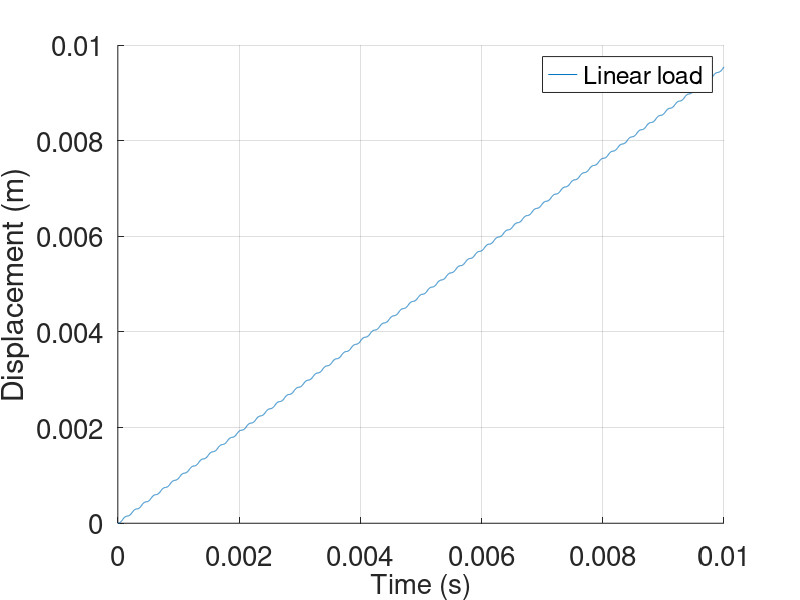

Write MATLAB code to recreate this figure.
clear all; close; clc;
%% step 1
n = 0; % step
t = 0; % time

%% step 2 - set all nodal displacements to zero
nel = 5;                    % number of elements
nnodes = nel*4 - (nel - 1); % total number of nodes
u = zeros(nnodes,1);        % global displacement vector     
v_half = zeros(nnodes,1);        % global velocity vector     

%% step 3 - initial stress BC
sigma_0 = zeros(nnodes,1);  % global initial stress  
BCs = [1 0];              % setting boundary condition [node | value]
alldof = linspace(1, nnodes, nnodes);
freedof = alldof;
for i = 1 : size(BCs,1)
    freedof(BCs(i,1)) = BCs(i,2);
end

%% step 4 - compute mass matrix
E = 70e9;                     % Youngs modulus
t_max = 0.01;                 % max time interval
alpha = 0.9;                  % value of alpha to get delta_t
b = 9.81;                     % gravity/body weight in m/s2
rho = 2700;                   % density in kg/m3
area = 300e-6;                % initial cross sectional area in m2
length = 200e-3;              % initial length of the rod in m
he = length/nel;              % elemental length
mass_e = zeros(4,4);          % elemental mass matrix
crit_t = 1e-6;                % critical time interval
a_n = zeros(nnodes, 1);       % acceleration matrix pre allocation

for i = 1 : 4 % Integration 4 Gauss points
    x_gauss = [-0.861136, -0.339981, 0.339981, 0.861136];
    w_gauss = [0.347855, 0.652145, 0.652145, 0.347855];
    x = x_gauss(i); w = w_gauss(i);
    
    % shape function and derivative
    N = 1/16*[-9*x^3 + 9*x^2 + x - 1, 27*x^3 - 9*x^2 - 27*x + 9, -27*x^3 - 9*x^2 + 27*x + 9, 9*x^3 + 9*x^2 - x - 1];
    mass_e =  mass_e + rho*area*N'*N*w*he/2;
end

% diagonalize mass matrix
mass_e = sum(mass_e(1,:))*[1 0 0 0; 0 0 0 0; 0 0 0 0; 0 0 0 0] +...
         sum(mass_e(2,:))*[0 0 0 0; 0 1 0 0; 0 0 0 0; 0 0 0 0] +...
         sum(mass_e(3,:))*[0 0 0 0; 0 0 0 0; 0 0 1 0; 0 0 0 0] +...
         sum(mass_e(4,:))*[0 0 0 0; 0 0 0 0; 0 0 0 0; 0 0 0 1];

% assembly global mass matrix
mass_global = zeros(nnodes, nnodes);
for i = 1 : nel
    loc = (i - 1)*3 + [1 2 3 4];
    mass_global(loc, loc) = mass_global(loc, loc) + mass_e;
end

%% step 5 - compute force (stress update) subroutine

t_vector = zeros(1e4,1);
u_vector = zeros(1e4,1);
v_vector = zeros(1e4,1);
a_vector = zeros(1e4,1);
cond = false;
cycle_number = 1;

while cond == false
    % first sub-step
    t_vector(cycle_number) = t;
    u_vector(cycle_number) = u(end);
    v_vector(cycle_number) = v_half(end);
    a_vector(cycle_number) = a_n(end);

    local_displacement = zeros(nel, 4); % elemental displacement at step n
    local_velocity = zeros(nel, 4);     % elemental velocity at step n_half
    
    % second sub-step: Loop over elements e = 1 to ne
    
    % "gather" element nodal displacements and velocities
    for i = 1 : nel
        loc = (i - 1)*3 + [1 2 3 4];
        local_displacement(i, :) = u(loc);
        local_velocity(i, :) = v_half(loc);
    end
    
    % pre-allocating internal and external elemental force vectors
    f_int_n = zeros(4,1, nel);
    f_ext_n = zeros(4,1, nel);
    
    % force at the right tip
%     tau = 1000e3; label = 'Instataneous load'; % value given in N
    tau = 100000e3*t; label = 'Linear load'; % value given in N
    stiffness_e = zeros(4,4,nel); % elemental stiffness matrix
    % third sub-step: loop over Gauss points xi_q for q = 1 : nq
    for j = 1:nel
        % compute B
        for i = 1 : 3 % Integration 3 Gauss points
            x_gauss = [0.0000000000,-0.7745966692, 0.7745966692];
            w_gauss = [0.8888888889, 0.5555555555, 0.5555555555];
            x = x_gauss(i); w = w_gauss(i);
            
            % shape function and derivative
            N = 1/16*[-9*x^3 + 9*x^2 + x - 1, 27*x^3 - 9*x^2 - 27*x + 9, -27*x^3 - 9*x^2 + 27*x + 9, 9*x^3 + 9*x^2 - x - 1];
            B = [-1.6875*x^2 + 1.125*x + 0.0625, 5.0625*x^2 - 1.125*x - 1.6875, -5.0625*x^2 - 1.125*x + 1.6875, 1.6875*x^2 + 1.125*x - 0.0625];
            stiffness_e(:,:,j) =  stiffness_e(:,:,j) + E*area*B'*B*w*2/he;
            f_ext_n(:,:,j) = f_ext_n(:,:,j) + w*rho*N'*area*b*he/2;
        end
        if j == nel
            f_ext_n(:,:,j) = f_ext_n(:,:,j) + [0;0;0;tau];
        end
        f_int_n(:,1,j) = stiffness_e(:,:,j)*local_displacement(j,:)';
    end
    
    % forth sub-step: compute elemental force
    f_n = f_ext_n - f_int_n;
    
    % assembly global force vector
    f_n_global = zeros(nnodes, 1);
    for i = 1 : nel
        loc = (i - 1)*3 + [1 2 3 4];
        f_n_global(loc, 1) = f_n_global(loc, 1) + f_n(:,:,i);
    end
    
    % find critical time interval
    delta_t = alpha*crit_t;
    
    %% step 6 - compute acceleration
    
    a_n(logical(freedof)) = mass_global(logical(freedof),logical(freedof))\f_n_global(logical(freedof));
    
    %% step 7 & step 8 - nodal velocities at half steps & enforce the velocity BCs
    if n == 0
        v_half = v_half + a_n*delta_t/2;
    else
        v_half = v_half + a_n*delta_t;
    end
    
    %% step 9 & step 10 - update nodal displacements & enforce the displacement BCs
    u = u + v_half*delta_t;  
    
    %% step 11 - update time step n and time t
    t = t + delta_t;
    n = n + 1;
    
    %% step 12 - if the simulation time is not done ---> go to step 5
    cycle_number = cycle_number + 1;
    if t > t_max 
        cond = true;
    end
end

%% plot
% tiledlayout(3,1)

% Top plot
% ax1 = nexttile;
% plot(ax1, t_vector, u_vector)
figure(1)
hold on
plot(t_vector, u_vector)
% grid(ax1,'on')
grid on
ylabel('Displacement (m)','FontSize', 20)
set(gca,'FontSize',20)
legend('Linear load','Instataneous load')

% ax2 = nexttile;
% plot(ax2, t_vector, v_vector)
% ylabel('Velocity (m/s)','FontSize', 20)
% set(gca,'FontSize',20)
% 
% ax3 = nexttile;
% plot(ax3, t_vector, a_vector)
xlabel('Time (s)','FontSize', 20)
% ylabel('Acceleration (m/s^{2})','FontSize', 20)
% set(gca,'FontSize',20)
